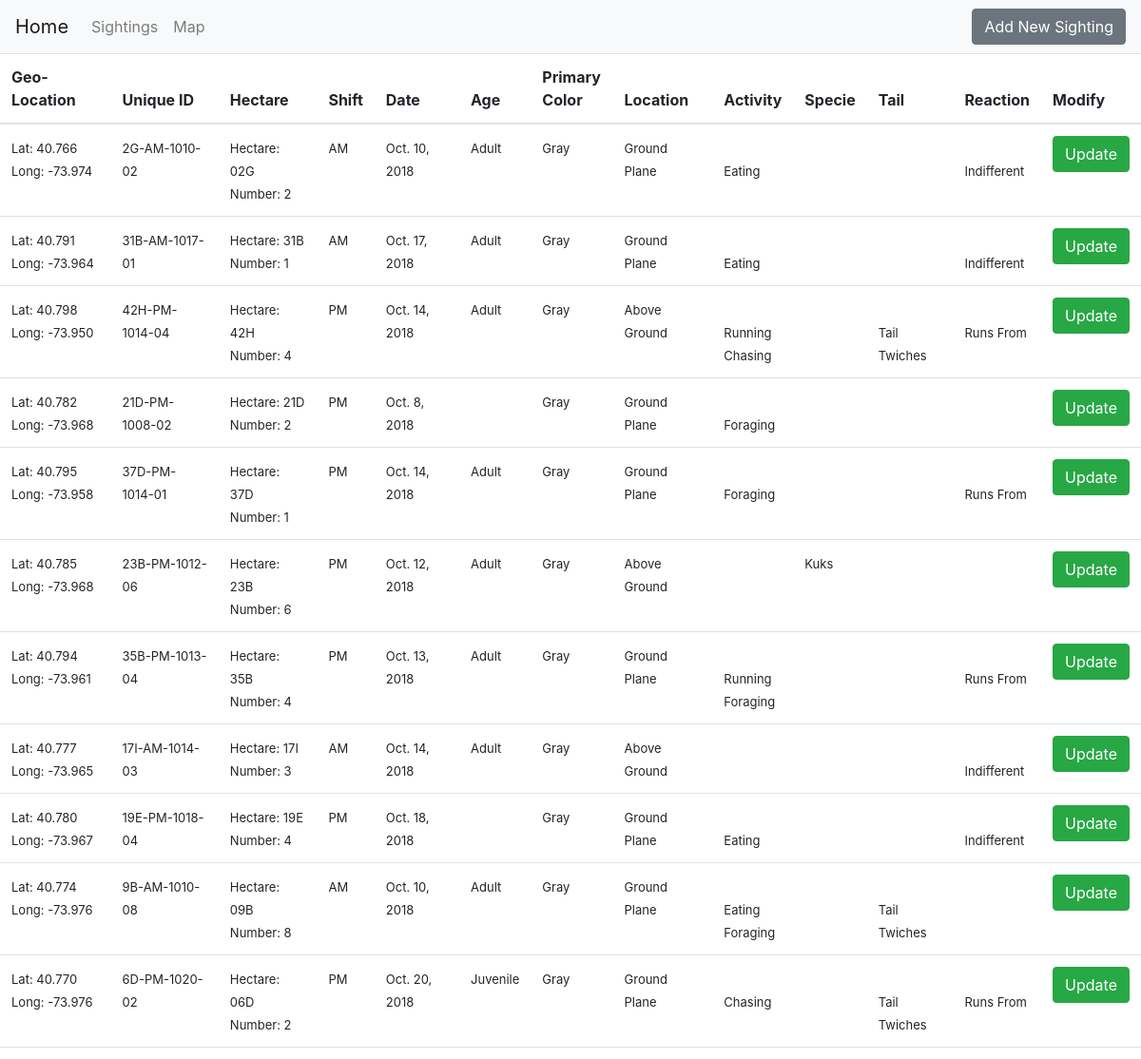
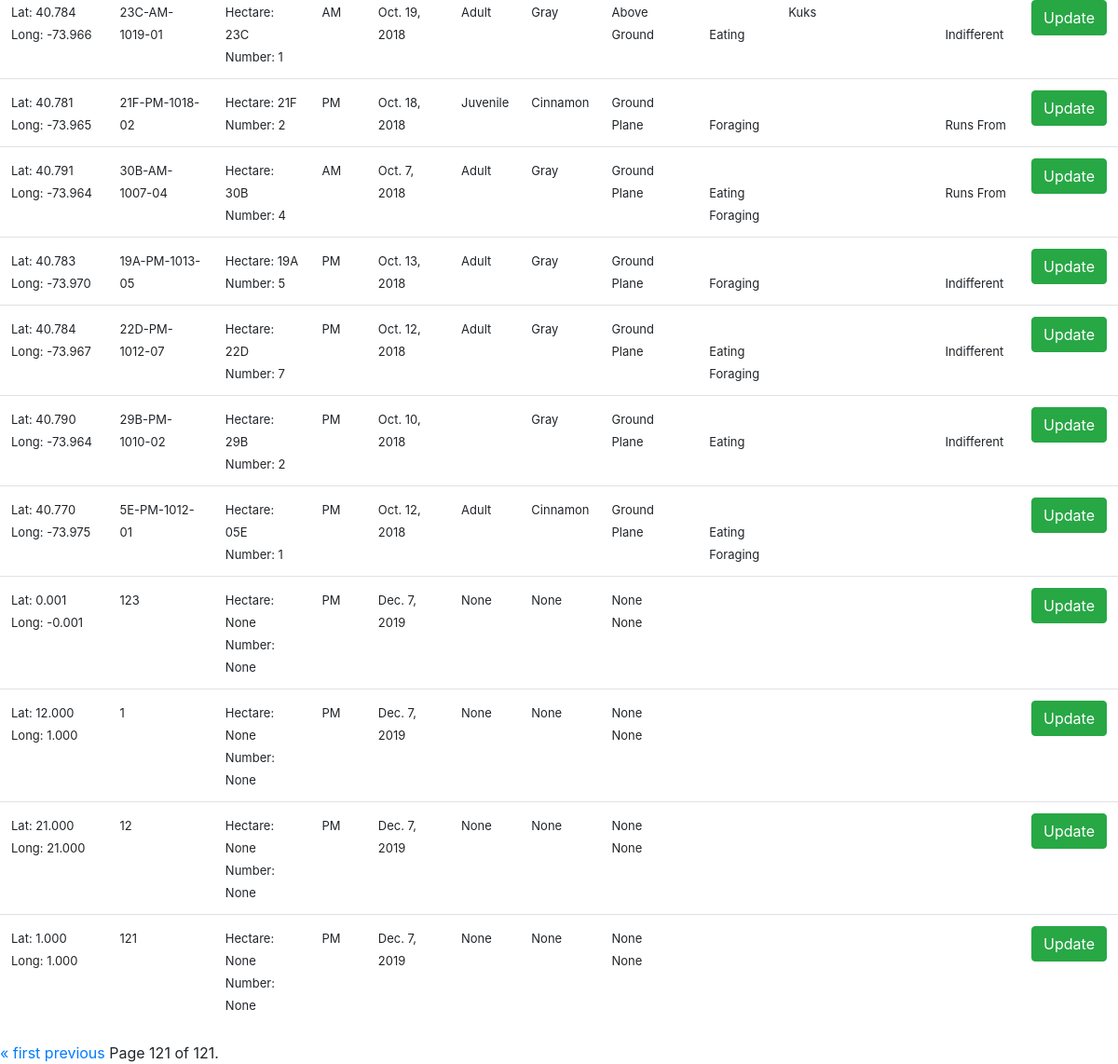
The page /sightings/?page=121 on the database its author committed (2 pictures, top to bottom).
### sightings/models.py (models this page shows)
class new_sighting (models.Model):
    Latitude = models.DecimalField(max_digits=5, decimal_places=3)
    Longitude = models.DecimalField(max_digits=5, decimal_places=3)
    Unique_Squirrel_ID = models.CharField(max_length=50,unique=True)
    Hectare=models.CharField(max_length=3,blank=True,null=True)
    PM='PM'
    AM='AM'
    shift_choices=[(PM,'PM'),(AM,'AM')]
    Shift=models.CharField(max_length=2,choices=shift_choices)
    Date= models.DateField()
    Hectare_Squirrel_Number=models.IntegerField(blank=True,null=True)
    adult='Adult'
    juvenile='Juvenile'
    age_choices=[(adult,'Adult'),(juvenile,'Juvenile')]
    Age=models.CharField(max_length=20,choices=age_choices,blank=True,null=True)
    grey='Grey'
    cinnamon='Cinnamon'
    black='Black'
    color_choices=[(grey,'Grey'), (cinnamon,'Cinnamon'), (black,'Black')]
    Primary_Fur_Color=models.CharField(max_length=20,choices=color_choices,blank=True,null=True)
    Ground_Plane='Ground Plane'
    Above_Ground='Above_Ground'
    location_choices=[(Ground_Plane,'Ground Plane'),(Above_Ground,'Above_Ground')]
    Location=models.CharField(max_length=20,choices=location_choices,blank=True,null=True)
    Specific_Location= models.CharField(max_length=50,blank=True,null=True)
    Running = models.BooleanField()
    Chasing=models.BooleanField()
    Climbing=models.BooleanField()
    Eating=models.BooleanField()
    Foraging=models.BooleanField()
    Other_Activities=models.CharField(max_length=50,blank=True,null=True)
    Kuks=models.BooleanField()
    Quaas=models.BooleanField()
    Moans=models.BooleanField()
    Tail_flags=models.BooleanField()
    Tail_twitches=models.BooleanField()
    Approaches=models.BooleanField()
    Indifferent=models.BooleanField()
    Runs_from=models.BooleanField()

### sightings/views.py (the view)
# urls.py: path('sightings/', sightings_view, name='sightings'),
def sightings_view(request):
    squirrel_list = new_sighting.objects.all()
    paginator = Paginator(squirrel_list, 25) # Show 25 contacts per page
    page = request.GET.get('page')
    squirrels = paginator.get_page(page)
    return render(request, 'sightings.html', {'squirrels': squirrels})

### templates/sightings.html (shortened to what this page needs)
{% extends "base.html" %}
{% block content %}
<link href="https://unpkg.com/bootstrap-table@1.15.5/dist/bootstrap-table.min.css" rel="stylesheet">
<table class="table"
        data-toggle="table">
        <thead>
          <tr>
            <th scope="col">Geo-Location</th>
            <th scope="col">Unique ID</th>
            <th scope="col">Hectare</th>
            <th scope="col">Shift</th>
            <th scope="col">Date</th>
            <th scope="col">Age</th>
            <th scope="col">Primary<br>Color</th>
            <th scope="col">Location</th>
            <th scope="col">Activity</th>
            <th scope="col">Specie</th>
            <th scope="col">Tail</th>
            <th scope="col">Reaction</th>
            <th scope="col">Modify</th>
         </tr>
        </thead>
        <tbody>
        {% for squirrel in squirrels %}
        <tr>
            <td><font size=2>Lat: {{squirrel.Latitude}}<br>Long: {{squirrel.Longitude}}</font></td>
            <td><font size=2>{{squirrel.Unique_Squirrel_ID}}</font></td>
            <td><font size=2>
                    Hectare: {{squirrel.Hectare}} <br>
                    Number: {{squirrel.Hectare_Squirrel_Number}}
            </font></td>
            <td><font size=2>{{squirrel.Shift}}</font></td>
            <td><font size=2>{{squirrel.Date}}</font></td>
            <td><font size=2>{{squirrel.Age}}</font></td>
            <td style= "width: fit-content;"><font size=2>{{squirrel.Primary_Fur_Color}}</font></td>
            <td><font size=2>
                    {{squirrel.Location}} <br>
                    {{squirrel.Specific_Location}}
            </font></td>
            <td><font size=2>
                {% if squirrel.Running %}
                        <br>Running
                {%endif%}
                {% if squirrel.Chasing %}
                        <br>Chasing
                {%endif%}
                {% if squirrel.Eating %}
                        <br>Eating
                {%endif%}
                {% if squirrel.Foraging %}
                        <br>Foraging
                {%endif%}
            </font>
            </td>
            <td><font size=2>
                    {% if squirrel.Kuks %}
                        Kuks
                    {%endif%}
            </font>
            </td>
            <td><font size=2>
                {% if squirrel.Tail_twitches %}
                        <br>Tail Twiches
                {%endif%}
            </font>
            </td>
            <td><font size=2>
                {% if squirrel.Indifferent%}
                        <br>Indifferent
                {%endif%}
                {% if squirrel.Runs_from%}
                        <br>Runs From
                {%endif%}
            </font>
            </td>
            <td>
                <a class="btn btn-success" href="{{squirrel.Unique_Squirrel_ID}}/" role="button">Update</a>
            </td>
        </tr>
        {% endfor %}
</table>
 <div class="pagination">
        <span class="step-links">
            {% if squirrels.has_previous %}
                <a href="?page=1">&laquo; first</a>
                <a href="?page={{ squirrels.previous_page_number }}">previous</a>
            {% endif %}
            <span class="current">
                Page {{ squirrels.number }} of {{ squirrels.paginator.num_pages }}.
            </span>
        </span>
    </div>
{% endblock content %}

### rows shown on the page
new_sighting: Latitude "40.766", Longitude "-73.974", Unique_Squirrel_ID "2G-AM-1010-02", Hectare "02G", Hectare_Squirrel_Number "2", Shift "AM", Date "Oct. 10, 2018", Age "Adult", Primary_Fur_Color "Gray", Location "Ground Plane", Eating "Eating", Indifferent "Indifferent"
new_sighting: Latitude "40.791", Longitude "-73.964", Unique_Squirrel_ID "31B-AM-1017-01", Hectare "31B", Hectare_Squirrel_Number "1", Shift "AM", Date "Oct. 17, 2018", Age "Adult", Primary_Fur_Color "Gray", Location "Ground Plane", Eating "Eating", Indifferent "Indifferent"
new_sighting: Latitude "40.798", Longitude "-73.950", Unique_Squirrel_ID "42H-PM-1014-04", Hectare "42H", Hectare_Squirrel_Number "4", Shift "PM", Date "Oct. 14, 2018", Age "Adult", Primary_Fur_Color "Gray", Location "Above Ground", Running "Running", Chasing "Chasing", Tail_twitches "Tail Twiches", Runs_from "Runs From"
new_sighting: Latitude "40.782", Longitude "-73.968", Unique_Squirrel_ID "21D-PM-1008-02", Hectare "21D", Hectare_Squirrel_Number "2", Shift "PM", Date "Oct. 8, 2018", Primary_Fur_Color "Gray", Location "Ground Plane", Foraging "Foraging"
new_sighting: Latitude "40.795", Longitude "-73.958", Unique_Squirrel_ID "37D-PM-1014-01", Hectare "37D", Hectare_Squirrel_Number "1", Shift "PM", Date "Oct. 14, 2018", Age "Adult", Primary_Fur_Color "Gray", Location "Ground Plane", Foraging "Foraging", Runs_from "Runs From"
new_sighting: Latitude "40.785", Longitude "-73.968", Unique_Squirrel_ID "23B-PM-1012-06", Hectare "23B", Hectare_Squirrel_Number "6", Shift "PM", Date "Oct. 12, 2018", Age "Adult", Primary_Fur_Color "Gray", Location "Above Ground", Kuks "Kuks"
new_sighting: Latitude "40.794", Longitude "-73.961", Unique_Squirrel_ID "35B-PM-1013-04", Hectare "35B", Hectare_Squirrel_Number "4", Shift "PM", Date "Oct. 13, 2018", Age "Adult", Primary_Fur_Color "Gray", Location "Ground Plane", Running "Running", Foraging "Foraging", Runs_from "Runs From"
new_sighting: Latitude "40.777", Longitude "-73.965", Unique_Squirrel_ID "17I-AM-1014-03", Hectare "17I", Hectare_Squirrel_Number "3", Shift "AM", Date "Oct. 14, 2018", Age "Adult", Primary_Fur_Color "Gray", Location "Above Ground", Indifferent "Indifferent"
new_sighting: Latitude "40.780", Longitude "-73.967", Unique_Squirrel_ID "19E-PM-1018-04", Hectare "19E", Hectare_Squirrel_Number "4", Shift "PM", Date "Oct. 18, 2018", Primary_Fur_Color "Gray", Location "Ground Plane", Eating "Eating", Indifferent "Indifferent"
new_sighting: Latitude "40.774", Longitude "-73.976", Unique_Squirrel_ID "9B-AM-1010-08", Hectare "09B", Hectare_Squirrel_Number "8", Shift "AM", Date "Oct. 10, 2018", Age "Adult", Primary_Fur_Color "Gray", Location "Ground Plane", Eating "Eating", Foraging "Foraging", Tail_twitches "Tail Twiches"
new_sighting: Latitude "40.770", Longitude "-73.976", Unique_Squirrel_ID "6D-PM-1020-02", Hectare "06D", Hectare_Squirrel_Number "2", Shift "PM", Date "Oct. 20, 2018", Age "Juvenile", Primary_Fur_Color "Gray", Location "Ground Plane", Chasing "Chasing", Tail_twitches "Tail Twiches", Runs_from "Runs From"
new_sighting: Latitude "40.784", Longitude "-73.966", Unique_Squirrel_ID "23C-AM-1019-01", Hectare "23C", Hectare_Squirrel_Number "1", Shift "AM", Date "Oct. 19, 2018", Age "Adult", Primary_Fur_Color "Gray", Location "Above Ground", Eating "Eating", Kuks "Kuks", Indifferent "Indifferent"
new_sighting: Latitude "40.781", Longitude "-73.965", Unique_Squirrel_ID "21F-PM-1018-02", Hectare "21F", Hectare_Squirrel_Number "2", Shift "PM", Date "Oct. 18, 2018", Age "Juvenile", Primary_Fur_Color "Cinnamon", Location "Ground Plane", Foraging "Foraging", Runs_from "Runs From"
new_sighting: Latitude "40.791", Longitude "-73.964", Unique_Squirrel_ID "30B-AM-1007-04", Hectare "30B", Hectare_Squirrel_Number "4", Shift "AM", Date "Oct. 7, 2018", Age "Adult", Primary_Fur_Color "Gray", Location "Ground Plane", Eating "Eating", Foraging "Foraging", Runs_from "Runs From"
new_sighting: Latitude "40.783", Longitude "-73.970", Unique_Squirrel_ID "19A-PM-1013-05", Hectare "19A", Hectare_Squirrel_Number "5", Shift "PM", Date "Oct. 13, 2018", Age "Adult", Primary_Fur_Color "Gray", Location "Ground Plane", Foraging "Foraging", Indifferent "Indifferent"
new_sighting: Latitude "40.784", Longitude "-73.967", Unique_Squirrel_ID "22D-PM-1012-07", Hectare "22D", Hectare_Squirrel_Number "7", Shift "PM", Date "Oct. 12, 2018", Age "Adult", Primary_Fur_Color "Gray", Location "Ground Plane", Eating "Eating", Foraging "Foraging", Indifferent "Indifferent"
new_sighting: Latitude "40.790", Longitude "-73.964", Unique_Squirrel_ID "29B-PM-1010-02", Hectare "29B", Hectare_Squirrel_Number "2", Shift "PM", Date "Oct. 10, 2018", Primary_Fur_Color "Gray", Location "Ground Plane", Eating "Eating", Indifferent "Indifferent"
new_sighting: Latitude "40.770", Longitude "-73.975", Unique_Squirrel_ID "5E-PM-1012-01", Hectare "05E", Hectare_Squirrel_Number "1", Shift "PM", Date "Oct. 12, 2018", Age "Adult", Primary_Fur_Color "Cinnamon", Location "Ground Plane", Eating "Eating", Foraging "Foraging"
new_sighting: Latitude "0.001", Longitude "-0.001", Unique_Squirrel_ID "123", Hectare "None", Hectare_Squirrel_Number "None", Shift "PM", Date "Dec. 7, 2019", Age "None", Primary_Fur_Color "None", Location "None", Specific_Location "None"
new_sighting: Latitude "12.000", Longitude "1.000", Unique_Squirrel_ID "1", Hectare "None", Hectare_Squirrel_Number "None", Shift "PM", Date "Dec. 7, 2019", Age "None", Primary_Fur_Color "None", Location "None", Specific_Location "None"
new_sighting: Latitude "21.000", Longitude "21.000", Unique_Squirrel_ID "12", Hectare "None", Hectare_Squirrel_Number "None", Shift "PM", Date "Dec. 7, 2019", Age "None", Primary_Fur_Color "None", Location "None", Specific_Location "None"
new_sighting: Latitude "1.000", Longitude "1.000", Unique_Squirrel_ID "121", Hectare "None", Hectare_Squirrel_Number "None", Shift "PM", Date "Dec. 7, 2019", Age "None", Primary_Fur_Color "None", Location "None", Specific_Location "None"

### other values the page prints
{{ squirrels.number }} "121"
{{ squirrels.paginator.num_pages }} "121"
